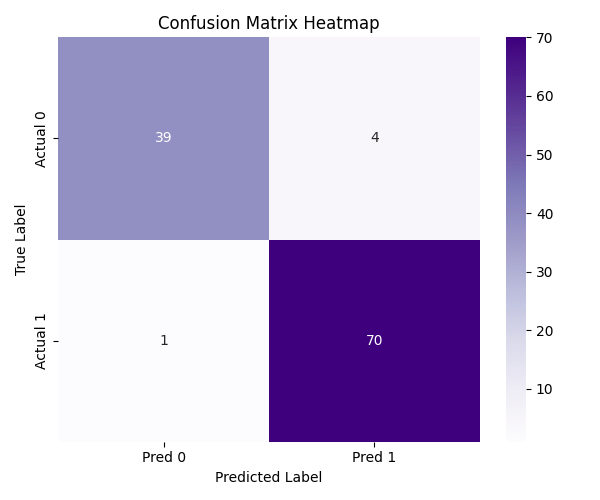

This figure's Python source:
import warnings
warnings.filterwarnings("ignore", category=UserWarning, module="numpy._core.getlimits")

import pandas as pd
import seaborn as sns
import matplotlib.pyplot as plt

from sklearn.datasets import load_breast_cancer
from sklearn.model_selection import train_test_split
from sklearn.linear_model import LogisticRegression
from sklearn.metrics import accuracy_score, classification_report, log_loss, confusion_matrix


data = load_breast_cancer()
X, y = data.data, data.target
print(pd.DataFrame(X, columns=data.feature_names).sample(5))

X_train, X_test, y_train, y_test = train_test_split(X, y, test_size=0.2, random_state=42)

model = LogisticRegression(max_iter=10_000)
model.fit(X_train, y_train)

y_pred = model.predict(X_test)
cm = confusion_matrix(y_test, y_pred)

print("Accuracy:", accuracy_score(y_test, y_pred))
print("Log Loss:", log_loss(y_test, model.predict_proba(X_test)))
print("Classification Report:\n", classification_report(y_test, y_pred))

# Plot confusion matrix heatmap
plt.figure(figsize=(6, 5))
sns.heatmap(cm, annot=True, fmt='d', cmap='Purples', xticklabels=['Pred 0', 'Pred 1'], yticklabels=['Actual 0', 'Actual 1'])
plt.title('Confusion Matrix Heatmap')
plt.xlabel('Predicted Label')
plt.ylabel('True Label')
plt.tight_layout()
plt.show()

# Save as PNG
plt.savefig("classifying-cancer.png")
print("Plot saved as classifying-cancer.png")
